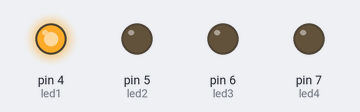
This sketch was run on a simulated Arduino Uno, built with avr-gcc and run on an emulated ATmega328P. Shown: output pins drawn as LEDs (lit = HIGH).

Above: at 0.5 s.
At 4.5 s:
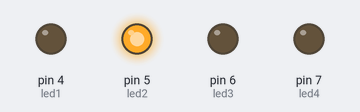
At 8.5 s:
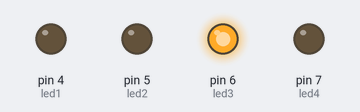
At 12.5 s:
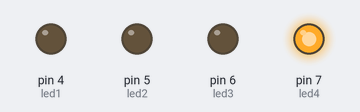
At 18.5 s:
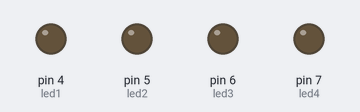
Timing chart, 0 to 20.8 s (numbered marks = the images above):
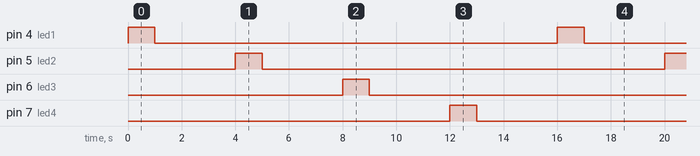

The sketch:

q2.ino
```cpp
const int led1 = 4;
const int led2 = 5;
const int led3 = 6;
const int led4 = 7;
void setup() {
  // put your setup code here, to run once:
pinMode(led1 , OUTPUT);
pinMode(led2 , OUTPUT);
pinMode(led3 , OUTPUT);
pinMode(led4 , OUTPUT);
}

void loop() {
  // put your main code here, to run repeatedly:
digitalWrite(led1 , HIGH);
delay(1000);
digitalWrite(led1 , LOW);
delay(3000);
digitalWrite(led2 , HIGH);
delay(1000);
digitalWrite(led2 , LOW);
delay(3000);
digitalWrite(led3 , HIGH);
delay(1000);
digitalWrite(led3 , LOW);
delay(3000);
digitalWrite(led4 , HIGH);
delay(1000);
digitalWrite(led4 , LOW);
delay(3000);

}
```

Measured:
- by itself, pin 4 (led1), pin 5 (led2), pin 6 (led3), pin 7 (led4): alternates HIGH for 1.0 s and LOW for 15.0 s
- by itself, everything shown: repeats every 16.0 s, in 8 steps
